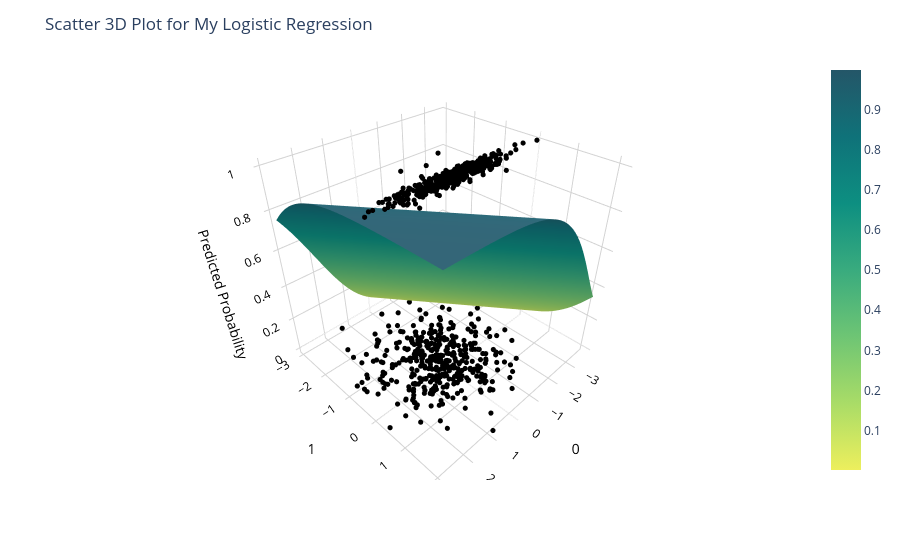

Source (notebook cell):
### Code cell
import plotly.graph_objects as go 

fig = px.scatter_3d(x=X_train[:, 0], y=X_train[:, 1], z=y_train, color_discrete_sequence=['black'], labels=dict(x="0", y="1", z="Predicted Probability"))

# Set figure title and colors
fig.update_layout(title_text="Scatter 3D Plot for My Logistic Regression", scene = dict(xaxis=dict(backgroundcolor='white', color='black', gridcolor='lightgrey'), yaxis=dict(backgroundcolor='white',color='black', gridcolor='lightgrey'), zaxis=dict(backgroundcolor='white', color='black', gridcolor='lightgrey')))

# Update marker size
fig.update_traces(marker=dict(size=3))

xrange = np.linspace(X[:,0].min(), X[:,0].max(), 200)
yrange = np.linspace(X[:,1].min(), X[:,1].max(), 200)
xx, yy = np.meshgrid(xrange, yrange)
grid = np.c_[xx.ravel(), yy.ravel()]

# Add prediction plane
probs = my_lor.predict_proba(grid)
probs = probs.reshape(xx.shape)

mask_0 = y_test < my_lor.cut_off
mask_1 = y_test > my_lor.cut_off 


fig.add_traces(go.Surface(x=xx, y=yy, z=probs, name='LR Prediction', colorscale=px.colors.sequential.Aggrnyl_r))

fig.add_traces(go.Scatter3d(x=X_test[:, 0][mask_1], y=X_test[:, 1][mask_1], z=probs[mask_1], name='1', showlegend=False, mode = 'markers', opacity=0.9, marker=dict(color='limegreen', size=3)))

fig.add_traces(go.Scatter3d(x=X_test[:, 0][mask_0], y=X_test[:, 1][mask_0], z=probs[mask_0], name='0', showlegend=False, mode = 'markers', opacity=0.9, marker=dict(color='blue', size=3)))

fig.show()

### Figure 1 — Plotly figure (JSON) as saved in the notebook; plotly's stock layout.template omitted (floating-point values rounded to 4 significant figures; data arrays with more than 128 entries replaced by an {"elided": "..."} marker saying what was removed)
{"data": [{"hovertemplate": "0=%{x}<br>1=%{y}<br>Predicted Probability=%{z}<extra></extra>", "legendgroup": "", "marker": {"color": "black", "size": 3, "symbol": "circle"}, "mode": "markers", "name": "", "scene": "scene", "showlegend": false, "type": "scatter3d", "x": {"elided": "800 float values"}, "y": {"elided": "800 float values"}, "z": {"elided": "800 int values"}}, {"colorscale": [[0, "rgb(237, 239, 93)"], [0.1667, "rgb(169, 220, 103)"], [0.3333, "rgb(110, 197, 116)"], [0.5, "rgb(57, 171, 126)"], [0.6667, "rgb(13, 143, 129)"], [0.8333, "rgb(15, 114, 121)"], [1, "rgb(36, 86, 104)"]], "name": "LR Prediction", "type": "surface", "x": {"elided": "200x200 float values"}, "y": {"elided": "200x200 float values"}, "z": {"elided": "200x200 float values"}}, {"marker": {"color": "limegreen", "size": 3}, "mode": "markers", "name": "1", "opacity": 0.9, "showlegend": false, "type": "scatter3d", "x": [1.528, -1.096, 0.1124, -0.6016, -3.632, -0.8961, -1.015, -0.6381, 0.2325, -0.3749, -0.868, -0.2104, 0.5288, 1.31, -1.087, 0.5281, 1.043, 0.5193, 0.06467, 2.187, -0.2995, -1.901, -1.068, -0.1136, 2.164, 0.7185, -0.008053, -1.177, -0.03362, -0.6989, 0.7078, -1.372, -0.1964, 1.62, 1.541, 0.1176, -0.8125, -0.01266, -0.3047, 0.1938, -1.359, 0.3893, -0.638, 0.1433, 0.4035, 0.37, -1.692, 1.181, 0.0006037, -1.717, 1.934, -0.8418, 0.2062, -1.088, -0.04319, -0.03337, 0.1388, -0.8066, -1.24, 0.697, 0.5865, 0.06204, -1.524, 1.064, -1.109, 0.5603, 0.06034, 1.422, 0.7314, 0.3854, -1.148, -0.4346, 0.3578, -0.6861, -1.14, -0.04322, -1.252, 1.448, 0.6152, -1.351, 0.4441, -1.203, -0.0265, -0.9469, -0.6349, 1.221, 0.5932, 1.115, 0.05095, -0.8072, -1.797, 0.3733, -0.3142, 0.666, -0.0992, 0.9338], "y": [0.2438, 0.03134, -0.1309, -0.108, 0.06156, -0.1186, -0.08457, 0.08676, -0.1079, -0.03723, -0.101, 0.3631, 0.1948, 0.01224, 0.1343, 0.2519, -0.1785, 0.001225, 0.1265, -0.1202, 0.08568, 0.07094, -0.04459, -0.00144, 0.1654, 0.01451, 0.04571, 0.07197, 0.2373, 0.1195, 0.07671, 0.156, 0.2032, 0.2333, 0.0357, 0.1233, -0.0593, -0.0581, -0.07992, 0.2055, -0.1311, 0.08487, 0.1929, 0.2327, -0.1968, 0.1153, -0.1509, -0.1226, 0.07717, 0.1626, -0.08025, 0.2806, -0.05143, 0.09145, 0.2187, -0.1948, 0.3538, 0.0573, 0.1187, -0.02463, -0.1685, 0.1652, -0.1839, 0.08267, -0.05116, -0.06974, 0.2719, 0.142, -0.08364, 0.1399, -0.2498, 0.237, 0.1663, -0.2189, 0.1173, 0.03147, 0.07288, 0.2862, 0.05869, -0.06801, 0.09511, -0.202, 0.1309, 0.05294, -0.1519, 0.05257, 0.01897, -0.1434, -0.06458, -0.1675, -0.01365, 0.01354, 0.1203, 0.1183, 0.08267, 0.1339], "z": {"elided": "96x200 float values"}}, {"marker": {"color": "blue", "size": 3}, "mode": "markers", "name": "0", "opacity": 0.9, "showlegend": false, "type": "scatter3d", "x": [0.8181, 1.452, 0.1641, 1.422, -0.8048, -0.7532, 0.6845, -0.1087, -1.642, -0.04233, -0.558, -0.8244, -0.7424, -2.432, -0.5526, 0.1274, 2.218, 1.766, 0.7815, -2.642, -0.8806, 0.5443, -1.217, -0.4134, -0.7684, -0.109, 1.432, -0.7814, 1.286, -0.4248, -0.4985, -0.0566, -0.8117, -0.8567, 0.2972, 1.118, 0.3865, 0.6903, 0.1028, 0.6612, -0.499, -0.5092, 0.7994, -0.276, -0.6163, -0.311, 0.06305, -0.7605, -0.5437, 0.3941, 0.3955, 0.1408, 0.06473, -0.2374, -0.0805, 1.206, -0.3806, 0.4601, 0.2088, -0.291, 1.323, -1.726, 1.278, 1.366, -0.2472, 0.8648, 0.3398, 1.199, -1.083, 0.3739, -0.3317, -0.3561, -0.04236, -0.9378, 1.925, 0.8666, 0.08511, 0.2959, -0.4741, -1.614, -0.6077, -0.196, -1.138, -0.18, -0.976, -0.6193, -0.04626, 0.3103, -0.7481, 1.268, 0.3444, -0.2874, -1.243, 0.5612, -0.4488, -0.8593, 1.162, -0.5971, 0.07302, -0.02039, 0.6972, 0.8473, 0.1803, 0.2629], "y": [-0.9495, -0.1771, 0.1751, 0.5524, -0.284, 0.008538, -1.426, -0.6766, 0.4754, -0.03809, 0.03502, -0.9931, 0.3993, 0.5208, -1.021, 0.1276, -0.0261, -0.02994, -1.525, -0.783, 0.593, -0.001701, -1.025, 0.5235, 0.2817, 0.9446, -0.7873, -0.1609, 0.8375, 0.3391, -0.7854, -0.2366, -0.8392, 0.1218, 0.6524, 0.177, 1.986, -0.2094, -0.7689, -1.85, -1.158, 0.2263, -0.01374, -1.024, -0.6462, 0.5434, -0.8804, 1.571, -0.3097, -0.8007, -0.2437, 1.39, 0.1911, -0.7062, 1.158, 0.07062, 0.7962, 1.193, 0.3308, 0.51, -1.68, -1.341, -0.69, 0.846, -0.9126, -0.2269, -0.4601, -0.3923, -0.8326, -1.266, 1.881, 1.007, -1.099, -0.4848, -0.3322, -0.04419, 0.6146, 0.3476, 0.05903, 1.098, -0.88, -0.3925, 0.2939, 0.1311, 0.1032, -0.65, 0.3489, 0.00353, -0.7153, -0.006102, -1.282, -0.8019, 0.7701, 0.7856, 0.3023, -0.3344, 0.4503, -2.687, 0.818, -1.903, -0.5594, 0.6098, -0.9309, -0.3918], "z": {"elided": "104x200 float values"}}], "layout": {"legend": {"tracegroupgap": 0}, "margin": {"t": 60}, "scene": {"domain": {"x": [0, 1], "y": [0, 1]}, "xaxis": {"backgroundcolor": "white", "color": "black", "gridcolor": "lightgrey", "title": {"text": "0"}}, "yaxis": {"backgroundcolor": "white", "color": "black", "gridcolor": "lightgrey", "title": {"text": "1"}}, "zaxis": {"backgroundcolor": "white", "color": "black", "gridcolor": "lightgrey", "title": {"text": "Predicted Probability"}}}, "title": {"text": "Scatter 3D Plot for My Logistic Regression"}}}
